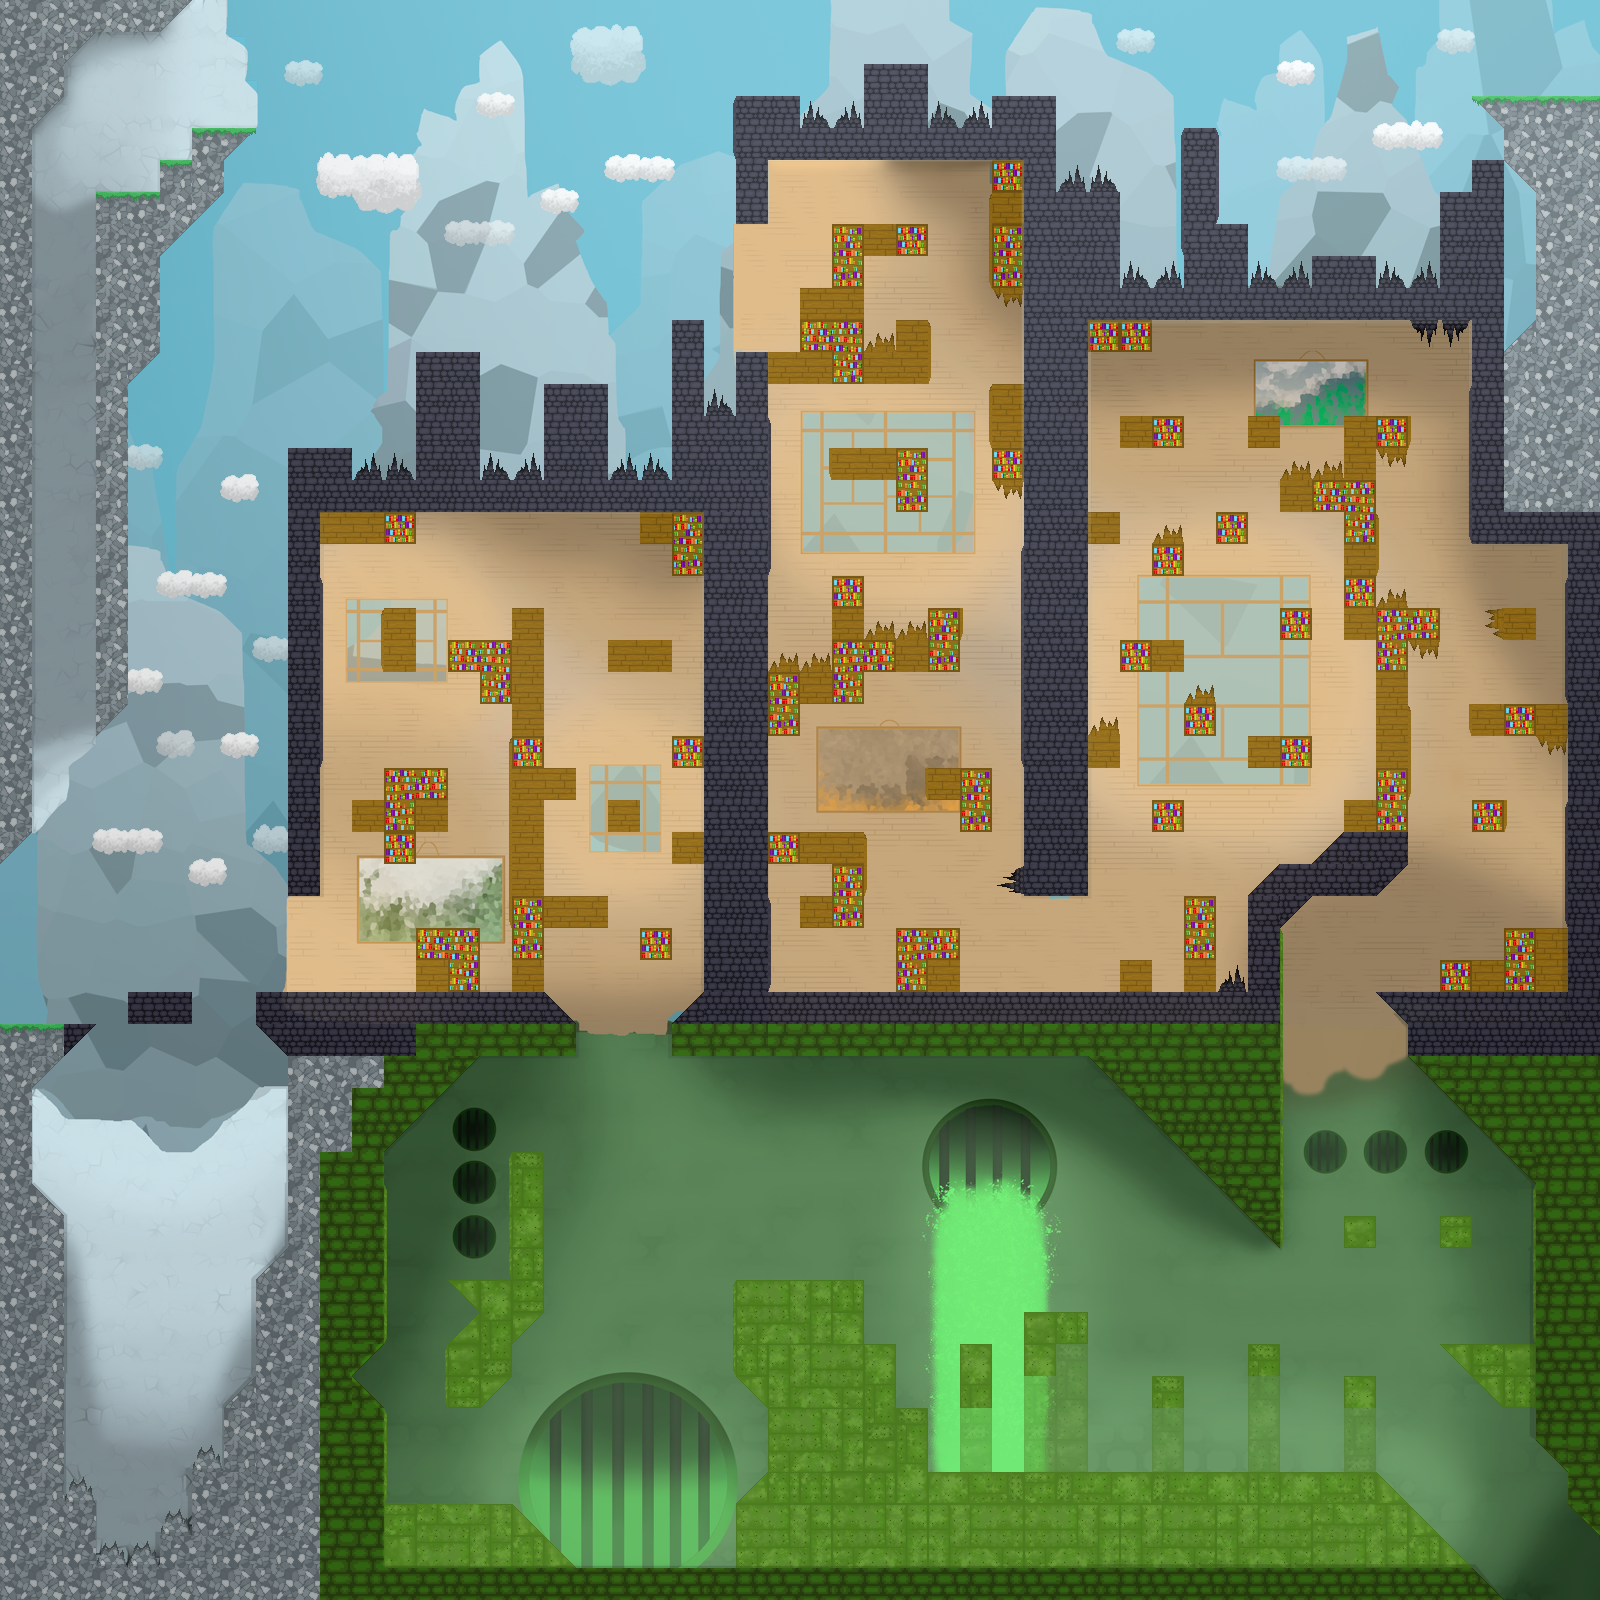

Below is a game level as drawn by its tile map, then a one-line description and the .tmx that defines it (tile-layer data replaced by summaries):
An orthogonal 50x50 tile map with 32x32 px tiles, 6 tile layers (Plateformes, Water Plateformes, Murs Accrochable / Cotes Nuages, Piques, ...), 3 image layers and 46 objects.

<map version="1.9" tiledversion="1.9.2" orientation="orthogonal" renderorder="right-down" width="50" height="50" tilewidth="32" tileheight="32" infinite="0" nextlayerid="24" nextobjectid="52">
 <editorsettings>
  <export target="../../../../../../Documents/GitHub/GD1A_SIDE_AUSSANT/assets/niveauJson.json" format="json" />
 </editorsettings>
 <tileset firstgid="1" source="Aussant_Marin_JV1A_MonPremierNiveau2.tsx" />
 <imagelayer id="2" name="Backgrounds">
  <image source="BackgroundSansPlateforme.png" width="1600" height="1600" />
 </imagelayer>
 <layer id="1" name="Plateformes" width="50" height="50">
  <data>[2500 cells, 899 non-empty, 68 distinct tile ids]</data>
 </layer>
 <layer id="16" name="Water Plateformes" width="50" height="50" opacity="0.5">
  <data>[2500 cells, 16 non-empty, 5 distinct tile ids]</data>
 </layer>
 <objectgroup id="17" name="Eau Stagnante Top">
  <object id="13" gid="184" x="703.875" y="1536" width="32" height="32" />
  <object id="15" gid="184" x="672" y="1536" width="32" height="32" />
  <object id="16" gid="184" x="640" y="1536" width="32" height="32" />
  <object id="17" gid="184" x="608" y="1536" width="32" height="32" />
  <object id="18" gid="184" x="576" y="1536" width="32" height="32" />
  <object id="19" gid="184" x="544" y="1536" width="32" height="32" />
 </objectgroup>
 <objectgroup id="18" name="Eau Stagnante Bottom">
  <object id="20" gid="209" x="704" y="1568" width="32" height="32" />
  <object id="21" gid="209" x="671.938" y="1568" width="32" height="32" />
  <object id="23" gid="209" x="640" y="1568" width="32" height="32" />
  <object id="24" gid="209" x="608" y="1568" width="32" height="32" />
  <object id="25" gid="209" x="576" y="1568" width="32" height="32" />
 </objectgroup>
 <objectgroup id="19" name="Eau Stagnante Side Top">
  <object id="26" gid="183" x="512" y="1536" width="32" height="32" />
 </objectgroup>
 <objectgroup id="20" name="Eau Stagnante Side Bottom">
  <object id="27" gid="208" x="544" y="1568" width="32" height="32" />
 </objectgroup>
 <objectgroup id="21" name="Eau Bouge Flat">
  <object id="28" gid="184" x="928" y="1472" width="32" height="32" />
  <object id="29" gid="184" x="960" y="1472" width="32" height="32" />
  <object id="30" gid="184" x="992" y="1472" width="32" height="32" />
  <object id="31" gid="184" x="1024" y="1472" width="32" height="32" />
  <object id="32" gid="184" x="1056" y="1472" width="32" height="32" />
  <object id="33" gid="184" x="1088" y="1472" width="32" height="32" />
  <object id="34" gid="184" x="1120" y="1472" width="32" height="32" />
  <object id="35" gid="184" x="1152" y="1472" width="32" height="32" />
  <object id="37" gid="184" x="1184" y="1472" width="32" height="32" />
  <object id="38" gid="184" x="1216" y="1472" width="32" height="32" />
  <object id="39" gid="184" x="1248" y="1472" width="32" height="32" />
  <object id="40" gid="184" x="1280" y="1472" width="32" height="32" />
  <object id="41" gid="184" x="1312" y="1472" width="32" height="32" />
  <object id="42" gid="184" x="1344" y="1472" width="32" height="32" />
 </objectgroup>
 <objectgroup id="22" name="Eau Bas Top">
  <object id="43" gid="188" x="1376" y="1472" width="32" height="32" />
  <object id="44" gid="188" x="1408" y="1504" width="32" height="32" />
  <object id="45" gid="188" x="1440" y="1536" width="32" height="32" />
  <object id="46" gid="188" x="1472" y="1568" width="32" height="32" />
  <object id="47" gid="188" x="1504" y="1600" width="32" height="32" />
 </objectgroup>
 <objectgroup id="23" name="Eau Bas Bottom">
  <object id="48" gid="213" x="1376" y="1504" width="32" height="32" />
  <object id="49" gid="213" x="1408" y="1536" width="32" height="32" />
  <object id="50" gid="213" x="1440" y="1568" width="32" height="32" />
  <object id="51" gid="213" x="1472" y="1600" width="32" height="32" />
 </objectgroup>
 <layer id="3" name="Murs Accrochable / Cotes Nuages" width="50" height="50">
  <data>[2500 cells, 149 non-empty, 21 distinct tile ids]</data>
 </layer>
 <layer id="5" name="Piques" width="50" height="50">
  <data>[2500 cells, 45 non-empty, 3 distinct tile ids]</data>
 </layer>
 <objectgroup id="15" name="Collectibles">
  <object id="2" gid="133" x="1152.18" y="799.818" width="32" height="32" />
  <object id="4" gid="133" x="1407.94" y="864.063" width="32" height="32" />
  <object id="5" gid="133" x="1311.88" y="1471.88" width="32" height="32" />
  <object id="6" gid="133" x="736.091" y="1440" width="32" height="32" />
  <object id="7" gid="133" x="479.938" y="992" width="32" height="32" />
  <object id="8" gid="133" x="672" y="672.043" width="32" height="32" />
  <object id="9" gid="133" x="128" y="448.091" width="32" height="32" />
  <object id="10" gid="133" x="767.938" y="896" width="32" height="32" />
  <object id="11" gid="133" x="928" y="512" width="32" height="32" />
  <object id="12" gid="133" x="1344" y="256" width="32" height="32" />
 </objectgroup>
 <layer id="8" name="Nuages Transparents" width="50" height="50" opacity="0.64">
  <data>[2500 cells, 61 non-empty, 18 distinct tile ids]</data>
 </layer>
 <imagelayer id="9" name="Foreground Filtre" opacity="0.22">
  <image source="ForgroundSansPlateform.png" width="1600" height="1600" />
 </imagelayer>
 <layer id="10" name="Structure" width="50" height="50">
  <data>[2500 cells, 558 non-empty, 39 distinct tile ids]</data>
 </layer>
 <imagelayer id="11" name="Sunlight" opacity="0.17">
  <image source="LightSun.png" width="1600" height="1600" />
 </imagelayer>
</map>
